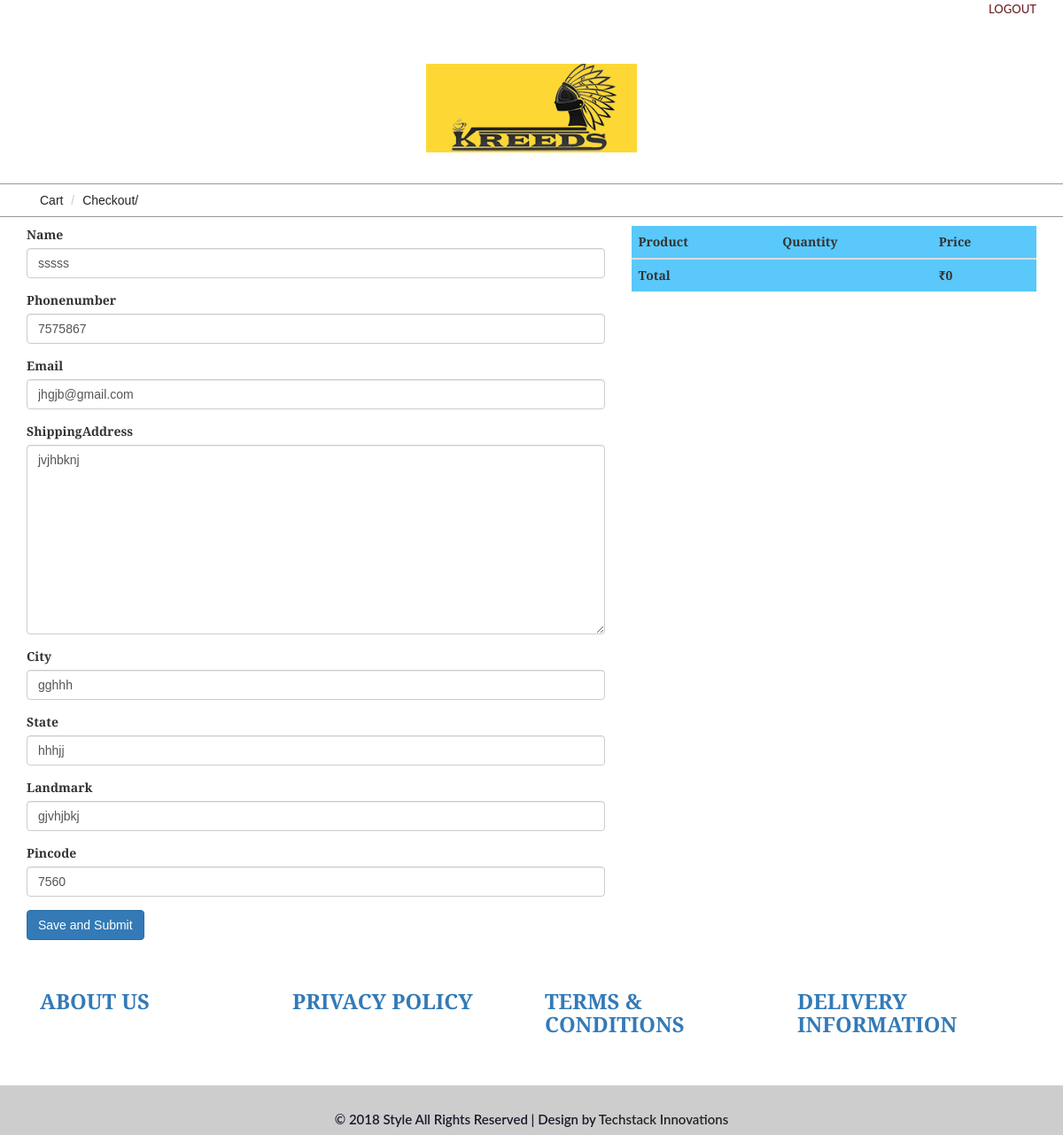
The page /checkout/4/ (signed in) on the database its author committed.
### ecom/models.py (models this page shows)
class CustomerDetail(models.Model):
	user = user=models.OneToOneField(User,on_delete=models.CASCADE)
	name = models.CharField(max_length=30, blank=True)
        phone_regex = RegexValidator(regex=r'^\+?1?\d{9,11}$', message="Phone number in the format: '+999999999'. Up to 11 digits allowed.")
	phonenumber=models.CharField(validators=[phone_regex], max_length=15, blank=True) # validators should be a list
	Email=models.CharField(max_length=30, blank=True)
	ShippingAddress=models.TextField(max_length=50, blank=True, null=True)
	City=models.CharField(max_length=20,blank=True)
	State=models.CharField(max_length=20,blank=True)
	Landmark=models.CharField(max_length=30,blank=True)
	Pincode=models.IntegerField(default=0, blank=True, null=True)
	def __str__(self):
			return self.user.username

### ecom/views.py (the view)
# urls.py: url(r'^checkout/(?P<pk>\d+)/$', checkout, name="checkout"),
@login_required
def checkout(request, pk=None):
    try:
        usr = User.objects.get(pk=pk)
    except:
        usr = None
    try:
        cdet = CustomerDetail.objects.get(user=usr)
    except:
        cdet = None
    cart = Cart(request)
    if request.method=="POST":
        form=CustomerDetailForm(request.POST, instance = cdet)
        if form.is_valid():
            post=form.save(commit=False)
            post.user = usr
            post.save()
            ord = Order.objects.create(user=post, totalamount =int(cart.get_total_price()), checkout_date= timezone.now())
            for i in cart:
                c = Cartm.objects.create(order = ord, product = i["product"], quantity = int(i["quantity"]), amount = int(i["price"]))
                p = Product.objects.get(id = i["product"].id )
                p.NumbersAvailable-=int(i["quantity"])
                p.save()
            cart.clear()
            return redirect('thankyou')
    else:
        form=CustomerDetailForm(instance = cdet)
    return render(request,'frontend/checkout.html',{'form':form})

### ecom/forms.py
class CustomerDetailForm(forms.ModelForm):
	class Meta:
		model=CustomerDetail
		fields=("name", "phonenumber", "Email", "ShippingAddress", "City", "State", "Landmark", "Pincode",)

### ecom/cart.py (called while the page is built)
    def __len__(self):
        return sum(item['quantity'] for item in self.cart.values())

    def get_total_price(self):
        return sum(Decimal(item['price']) * item['quantity'] for item in self.cart.values())

### ecom/context_processor.py (called while the page is built)
def cart(request):
    return {'cart': Cart(request)}

### templates/frontend/checkout.html (shortened to what this page needs)
<!DOCTYPE html>
{% load static %}
{% load widget_tweaks %}
<html>
<head>
<link href="{% static 'frontend/css/bootstrap.css' %}" rel="stylesheet"  type="text/css" media="all" />
<link href="{% static 'frontend/css/style.css' %}" rel="stylesheet" type="text/css" media="all" />
<link href="{% static 'frontend/css/memenu.css' %}" rel="stylesheet" type="text/css" media="all" />
</head>
<body>
	<div class="container">
		<div class="pull-right">
		{% if request.user.is_authenticated %}
			<p><a href="{% url 'auth_logout' %}" class="simpleCart_empty">LOGOUT</a></p>
        {% else %}
             <a class="active" href="{% url 'auth_login' %}">LOGIN</a>
             <a class="active" href="{% url 'registration_register' %}">REGISTER</a>
        {% endif %}
		</div>
	</div>
	<div class="top-header">
	<div class="container">
		<div class="top-header-main">
			<div class="col-md-4 top-header-left">
			</div>
			<div class="col-md-4 top-header-middle">
				<a href="/"><img src="{% static 'frontend/images/logo-4.png' %}" alt="" /></a>
			</div>
		</div>
	</div>
</div>
	<div class="breadcrumbs">
		<div class="container">
			<div class="breadcrumbs-main">
				<ol class="breadcrumb">
					<li><a>Cart</a></li>
					<li class="active">Checkout/</li>
				</ol>
			</div>
		</div>
	</div>
<div style="margin-top: 10px;">
	<div class="container">
	<div class="row">
	<div class="col-md-7">
		<form method="POST" class="post-form">{% csrf_token %}
	{% for field in form.visible_fields %}
    <div class="form-group">
        <label for="{{ field.id_for_label }}">{{ field.label }}</label>
        {{ field|add_class:'form-control' }}
    </div>
    {% endfor %}
        <button type="submit" class="save btn btn-primary">Save and Submit</button>
		</form>
		</div>
		<div class="col-md-5">
 <table class="table table-striped table-hover">
                <thead style="background-color: #5AC8FA">
                    <tr>
                        <th>Product</th>
                        <th>Quantity</th>
                        <th>Price</th>
                    </tr>
                </thead>
                <tbody>
                <tr style="background-color: #5AC8FA">
                    <td><b>Total</b></td>
                    <td colspan="1"></td>
                    <td colspan="1"><b>₹{{ cart.get_total_price }}</b></td>
                </tr>
                </tbody>
            </table>
		</div>
	</div>
	</div>
</div>
<div class="footer">
		<div class="container">
			<div class="footer-top">
			<div class="col-md-3 footer-left">
					<h3><a href="aboutus/">ABOUT US</a></h3>
				</div>
				<div class="col-md-3 footer-left">
					<h3><a href="privacy/"> PRIVACY POLICY</a></h3>
				</div>
				<div class="col-md-3 footer-left">
					<h3><a href="terms/">TERMS & CONDITIONS</a></h3>
				</div>
				<div class="col-md-3 footer-left">
					<h3><a href="info/">DELIVERY INFORMATION</a></h3>
				</div>
			</div>
		</div>
	</div>
	<div class="footer-text" style="height:4rem;">
		<div class="container">
			<div class="footer-main">
				<p class="footer-class">© 2018 Style All Rights Reserved | Design by  <a href="http://techstackinnovations.com/" target="_blank">Techstack Innovations</a> </p>
			</div>
		</div>
	</div>
</body>
</html>

### static/frontend/css/style.css (style rules this page uses)
body { background:#fff; font-family: 'Alegreya Sans SC', sans-serif; }
body a { transition: 0.5s all; -webkit-transition: 0.5s all; -o-transition: 0.5s all; -moz-transition: 0.5s all; -ms-transition: 0.5s all; }
.top-header { padding: 3em 0px 1.5em 0px; }
.top-header-middle { text-align: center; }
a.simpleCart_empty { color: #702428; font-weight: 500; font-family: 'Lato', sans-serif; font-size: 13px; }
.footer { padding:5em 0px; }
.footer-left h3 { color: #242424; font-size: 1.7em; font-weight: 600; margin: 0; }
.footer-text { padding: 2em 0px; background: rgba(153, 153, 153, 0.49); }
.footer-main { text-align:center; }
.footer-main p { color: #181b2a; font-size: 15px; font-weight: 600; font-family: 'Lato', sans-serif; margin: 0; }
.footer-main p a { color: #242424; }
.breadcrumbs { border-top: 1px solid #999; border-bottom: 1px solid #999; margin-top: 1em; }
ol.breadcrumb { margin: 0; }
.breadcrumb li a { color:#242424; }
.breadcrumb > .active { color: #242424; }
.breadcrumb { background: none; }
@media (max-width:1280px) { .footer { padding: 4em 0px; } }

### rows shown on the page
CustomerDetail: visible_fields "sssss" "7575867" "jhgjb@gmail.com" "jvjhbknj" "gghhh" "hhhjj" "gjvhjbkj" "7560"

### other values the page prints
{{ field.label }} "Name" "Phonenumber" "Email" "ShippingAddress" "City" "State" "Landmark" "Pincode"
{{ cart.get_total_price }} "0"
